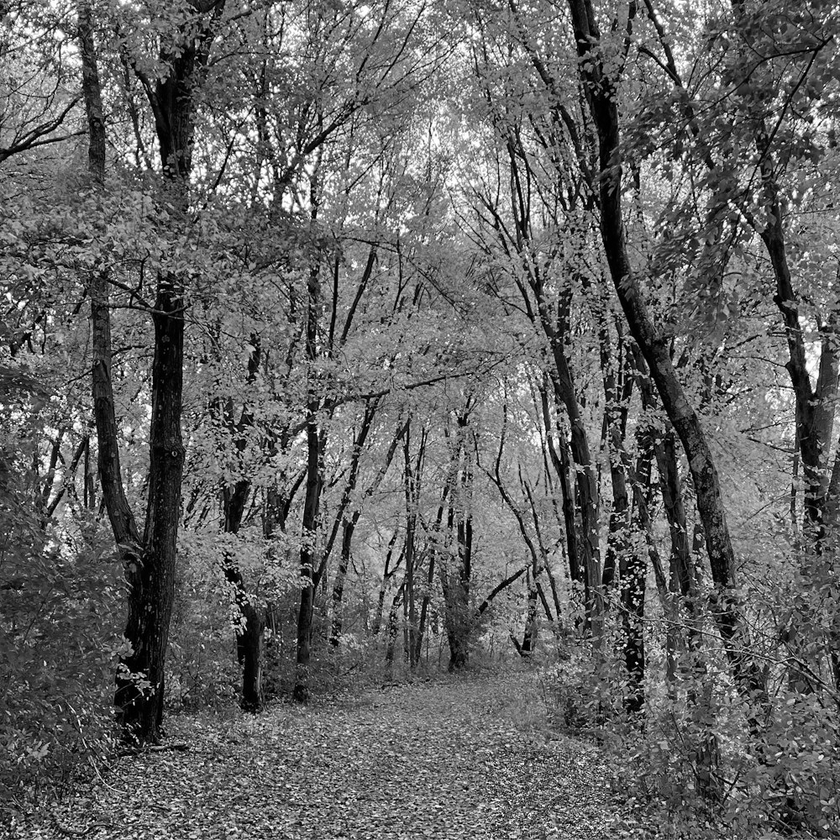
#> input picture code/compression_50_30.png, 840 x 840 px, shrunk from 1000 x 1000 before the run
$ python tp3.py --image compression_50_30.png
#> lines starting #> are read from the running program, lines starting #| are printed output that depends on the picture
import numpy as np
import matplotlib.pyplot as plt
import argparse
from skimage import io, color, util
from scipy.fftpack import dctn, idctn


def read_image(name: str) -> np.ndarray:
#> called with name = 'compression_50_30.png'
    img = io.imread(name)
#> img is the input picture: shape (840, 840); min 0, max 255, mean 99.5
    # Case RGB images
    if len(img.shape) == 3:
        img = color.rgb2gray(img)
    # Convert image to float, but in range 0, 255
    img = util.img_as_ubyte(img).astype(np.float64)
    return img


def zigzag(img: np.ndarray) -> np.ndarray:
    # Perform zigzag scan on a matrix.
    # The implementation doesn't follow the matlab implementation.
    assert len(img.shape) == 2, f"Image must be 2D array and not {len(img.shape)}"
    index = 0
    output = np.zeros(img.shape[0] * img.shape[1])
    for i in range(img.shape[0] + img.shape[1] - 1):
        for j in range(i + 1):
            if (i % 2) == 0:
                if j < img.shape[0] and i - j < img.shape[1]:
                    output[index] = img[j, i - j]
                    index += 1
            elif i - j < img.shape[0] and j < img.shape[1]:
                output[index] = img[i - j, j]
                index += 1
            else:
                continue
    return output


def quality_matrix(QF: int = 90) -> np.ndarray:
    QM1 = np.array([])
    Q50 = np.array(
        [
            [16, 11, 10, 16, 24, 40, 51, 61],
            [12, 12, 14, 19, 26, 58, 60, 55],
            [14, 13, 16, 24, 40, 57, 69, 56],
            [14, 17, 22, 29, 51, 87, 80, 62],
            [18, 22, 37, 56, 68, 109, 103, 77],
            [24, 35, 55, 64, 81, 104, 113, 92],
            [49, 64, 78, 87, 103, 121, 120, 101],
            [72, 92, 95, 98, 112, 100, 103, 99],
        ]
    )
    if QF > 50:
        QM1 = np.round(Q50 * (np.ones(8) * ((100 - QF) / 50))).astype(np.uint8)
    elif QF < 50:
        QM1 = np.round(Q50 * (np.ones(8) * (50 / QF))).astype(np.uint8)
    elif QF == 50:
        QM1 = Q50
    return QM1.astype(np.float64)


def JPEG_Tools(
    img: np.ndarray, QF: int = 90, encode: bool = True, dct: bool = False
) -> list[np.ndarray]:
    # Quality Matrix for QF
    QM1 = quality_matrix(QF)

    # Define values
    dct_domain = np.zeros_like(img)
    dct_quantized = np.zeros_like(img)
    dct_dequantized = np.zeros_like(img)
    dct_quantized_coeff = np.zeros((64, (img.shape[0] // 8) * (img.shape[1] // 8)))
    dct_domain_coeff = np.zeros((64, (img.shape[0] // 8) * (img.shape[1] // 8)))
    dct_restored = np.zeros_like(img)
    # Encoding
    if encode:
        new_img = img - 128
        k = 0
        for i in range(0, new_img.shape[0], 8):
            for j in range(0, new_img.shape[1], 8):
                zBLOCK = new_img[i : i + 8, j : j + 8]
                # Forward discret cosine transform
                win1 = dctn(zBLOCK, norm="ortho")
                dct_domain[i : i + 8, j : j + 8] = win1
                dct_domain_coeff[:, k] = zigzag(win1)
                # Quantization of the DCT coefficients
                win2 = np.round(win1 / QM1)
                dct_quantized[i : i + 8, j : j + 8] = win2
                dct_quantized_coeff[:, k] = zigzag(win2)
                k += 1
        return [dct_quantized, dct_quantized_coeff]

    elif dct:
        new_img = img - 128
        k = 0
        for i in range(0, new_img.shape[0], 8):
            for j in range(0, new_img.shape[1], 8):
                zBLOCK = new_img[i : i + 8, j : j + 8]
                # Forward discret cosine transform
                win1 = dctn(zBLOCK, norm="ortho")
                dct_domain[i : i + 8, j : j + 8] = win1
                dct_domain_coeff[:, k] = zigzag(win1)
                k += 1
        return [dct_domain, dct_domain_coeff]
    # Decoding
    else:
        for i in range(0, img.shape[0], 8):
            for j in range(0, img.shape[1], 8):
                win2 = img[i : i + 8, j : j + 8]
                # Dequantization of DCT Coefficients
                win3 = win2 * QM1
                dct_dequantized[i : i + 8, j : j + 8] = win3
                # Inverse discrete cosine transform
                win4 = idctn(win3, norm="ortho")
                dct_restored[i : i + 8, j : j + 8] = win4
        dct_restored += 128
        return [np.clip(dct_restored, 0, 255)]


# [54 lines left out: functions manimage1, manimage2, plot_graph, not called in this run]


def plot_graphs(
    dct_quantized: np.ndarray,
    dct_quantized2: np.ndarray,
    dct_quantized_coeff: np.ndarray,
    dct_quantized2_coeff: np.ndarray,
    QF1: int,
    QF2: int,
):
    # Plot comparison graphs of given image for double JPEG compression, with DCT coefficients, histograms
    # and pairwise analysis.
    plt.figure()
    plt.subplot(1, 2, 1)
    block = 35
    plt.imshow(
        dct_quantized[block * 8 : block * 8 + 8, block * 8 : block * 8 + 8],
        cmap="gray",
    )
    plt.title(f"DCT 1st quantization with QF={QF1}")
    plt.subplot(1, 2, 2)
    plt.imshow(
        dct_quantized2[block * 8 : block * 8 + 8, block * 8 : block * 8 + 8],
        cmap="gray",
    )
    plt.title(f"DCT 2nd quantization with QF={QF2}")
    plt.tight_layout()
    plt.show()

    y1 = dct_quantized_coeff.ravel()
    y2 = dct_quantized2_coeff.ravel()
    min_dct = min(min(y1), min(y2))
    max_dct = max(max(y1), np.max(y2))
    x_bin = np.arange(min_dct, max_dct + 1)
    plt.figure()
    plt.subplot(2, 1, 1)
    plt.hist(y1, bins=x_bin)
    plt.title(f"One time compressed with QF={QF1}")
    plt.yscale("log")
    plt.subplot(2, 1, 2)
    plt.hist(y2, bins=x_bin)
    plt.title(f"Two times compressed with QF={QF2}")
    plt.yscale("log")
    plt.tight_layout()

    plt.figure()
    for i in range(8):
        coeff = i * 8
        p1 = dct_quantized_coeff[coeff, :]
        p2 = dct_quantized2_coeff[coeff, :]
        x_min = np.min([p1, p2])
        x_max = np.max([p1, p2])
        plt.subplot(2, 4, i + 1)
        plt.scatter(p1, p2, alpha=0.5, s=1)
        plt.title(f"Coefficient {coeff}")
        plt.xlabel("compression 1")
        plt.ylabel("compression 2")
        # Avoid case where x_min and x_max are 0
        if x_min != x_max:
            plt.xlim(x_min, x_max)
            plt.ylim(x_min, x_max)
    plt.suptitle(
        f"Pairwise analysis of DCT coefficients with QF1={QF1} and QF2={QF2}",
        fontsize=18,
        y=0.98,
    )
    plt.tight_layout()
    plt.show()


def double_JPEG_compression(
    img: np.ndarray, QF1: int = 50, QF2: int = 75, graphs: bool = True
) -> np.ndarray:
    # Perform double JPEG compression and plot comparison graphs.
    dct_quantized, dct_quantized_coeff = JPEG_Tools(img, QF1, encode=True)
#> after the loop in JPEG_Tools, `for i in range(0, new_img.shape[0], 8):`:
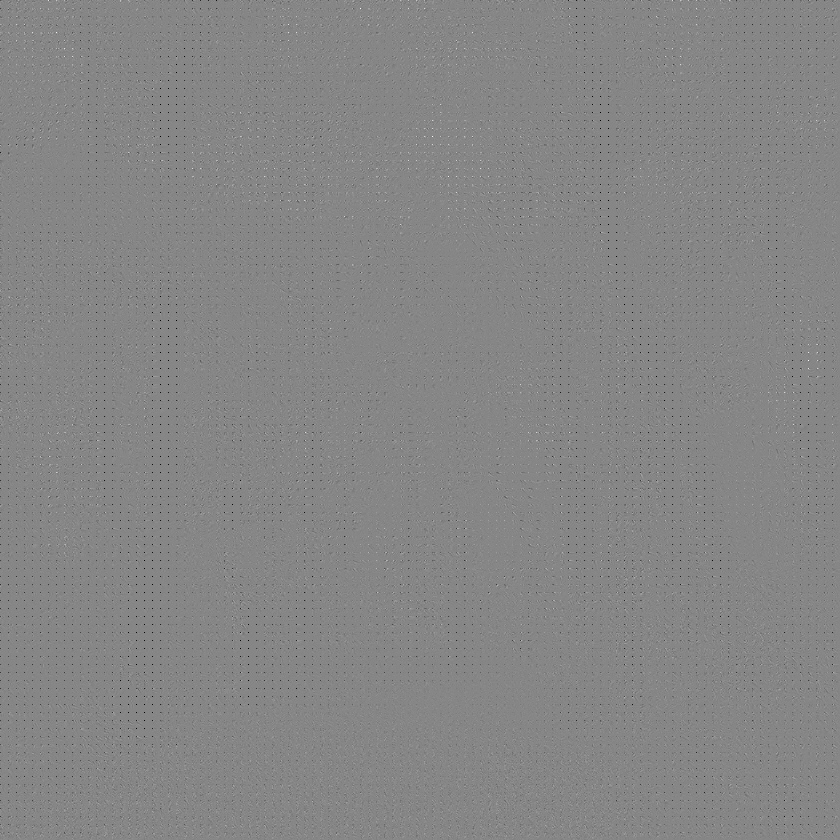
#> dct_domain: shape (840, 840) float64; min -1010.3, max 905.9, mean -3.5; drawn with min black and max white
    decoded = JPEG_Tools(dct_quantized, QF1, encode=False)[0]
#> call 2 of JPEG_Tools, with QF = 50, encode = False, dct = False
#> after the loop in JPEG_Tools (call 2), `for i in range(0, img.shape[0], 8):`:
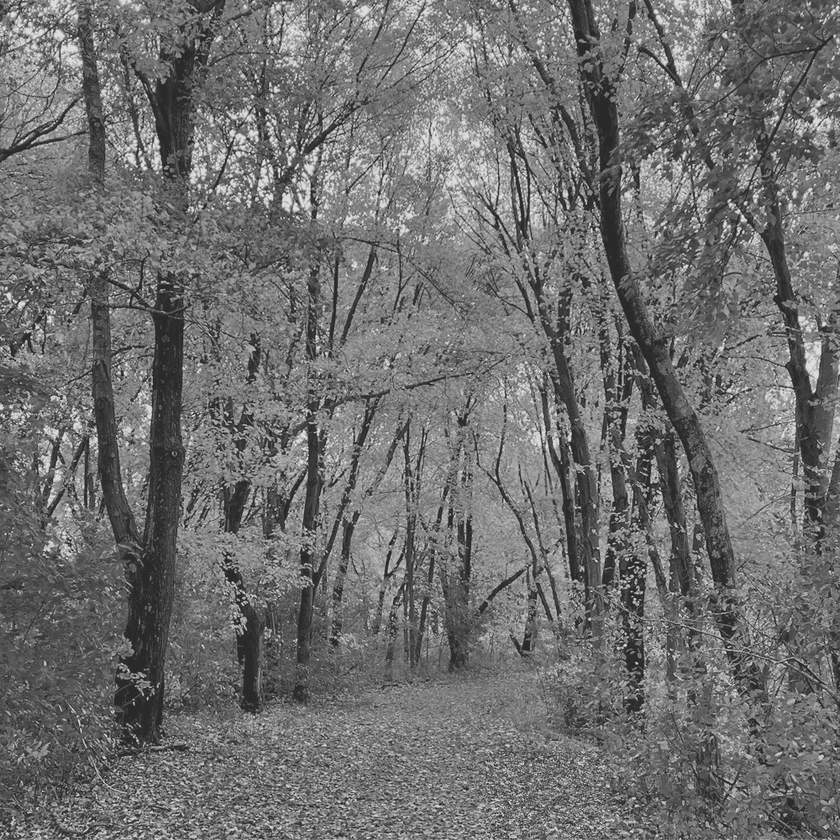
#> dct_restored: shape (840, 840) float64; min -184.4, max 172.8, mean -28.5; drawn with min black and max white
    dct_quantized2, dct_quantized2_coeff = JPEG_Tools(decoded, QF2, encode=True)
    decoded2 = JPEG_Tools(dct_quantized2, QF2, encode=False)[0]

    if graphs:
        plot_graphs(
            dct_quantized,
            dct_quantized2,
            dct_quantized_coeff,
            dct_quantized2_coeff,
            QF1,
            QF2,
        )
#> in plot_graphs, `plt.show()`:
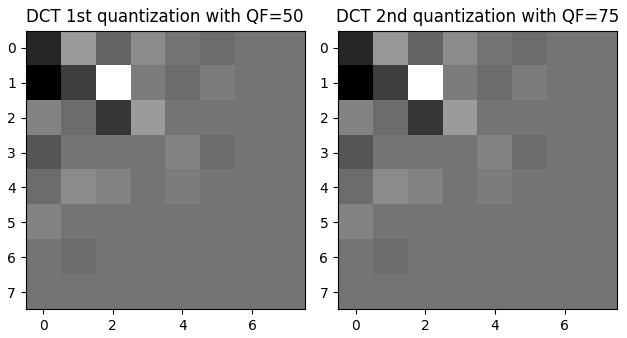
#> figure drawn by matplotlib, 2 panels
#> in plot_graphs, `plt.show()`:
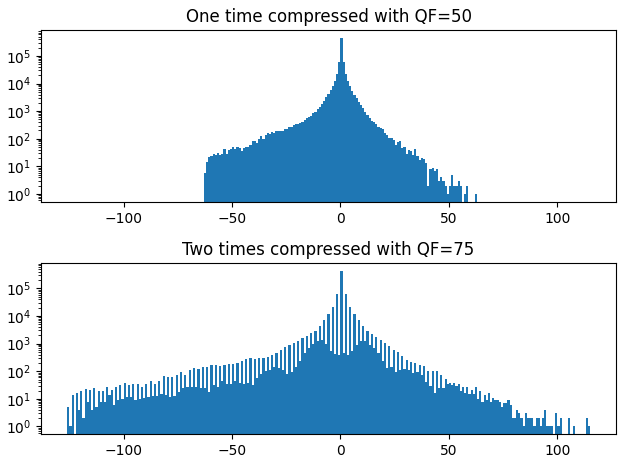
#> figure drawn by matplotlib, 2 panels; panel 1: tallest bar 442306 high, from x = 0 to 1; panel 2: tallest bar 441929 high, from x = 0 to 1
#> in plot_graphs, `plt.show()`:
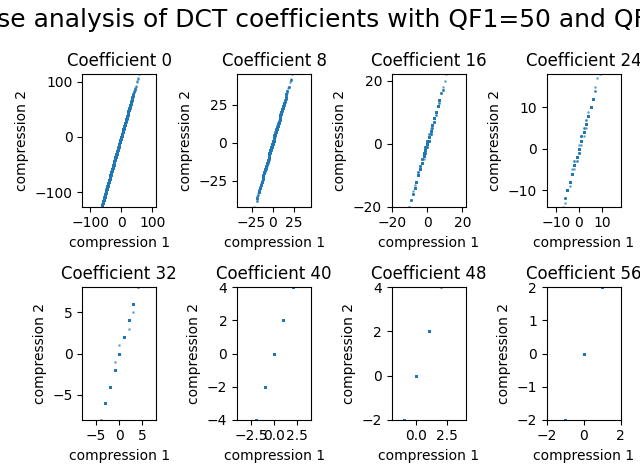
#> figure drawn by matplotlib, 8 panels
    return decoded2


if __name__ == "__main__":
    parser = argparse.ArgumentParser(description="Double JPEG compression")
    parser.add_argument(
        "-i", "--image", required=True, help="Image to make double compression"
    )
    parser.add_argument(
        "--QF1", default=50, help="Quality Factor for first compression. Default is 50"
    )
    parser.add_argument(
        "--QF2", default=75, help="Quality Factor for second compression. Default is 75"
    )
    parser.add_argument(
        "-m1",
        "--manipulated1",
        action="store_true",
        help="Create image with half QF1 and half QF2 in DCT domain and plot results",
    )
    parser.add_argument(
        "-m2",
        "--manipulated2",
        action="store_true",
        help="Create image with half QF1 and half QF2 in spacial domain and plot results",
    )
    args = parser.parse_args()

    img = read_image(args.image)

    QF1 = int(args.QF1)
    QF2 = int(args.QF2)

    if not args.manipulated1 and not args.manipulated2:
        double_JPEG_compression(img, QF1, QF2, graphs=True)

    if args.manipulated1:
        tmp = manimage1(img, QF1, QF2)
        plot_graph(
            tmp,
            [
                f"ManImage1 with QF1={QF1} and QF2={QF2}",
                f"DCT transform with QF1={QF1} and QF2={QF2}",
                "Histogram of DCT coefficients",
            ],
            np.max([QF1, QF2]),
        )

    if args.manipulated2:
        tmp = manimage2(img, QF1, QF2)
        plot_graph(
            tmp,
            [
                f"ManImage2 with QF1={QF1} and QF2={QF2}",
                f"DCT transform with QF1={QF1} and QF2={QF2}",
                "Histogram of DCT coefficients",
            ],
            np.max([QF1, QF2]),
        )
